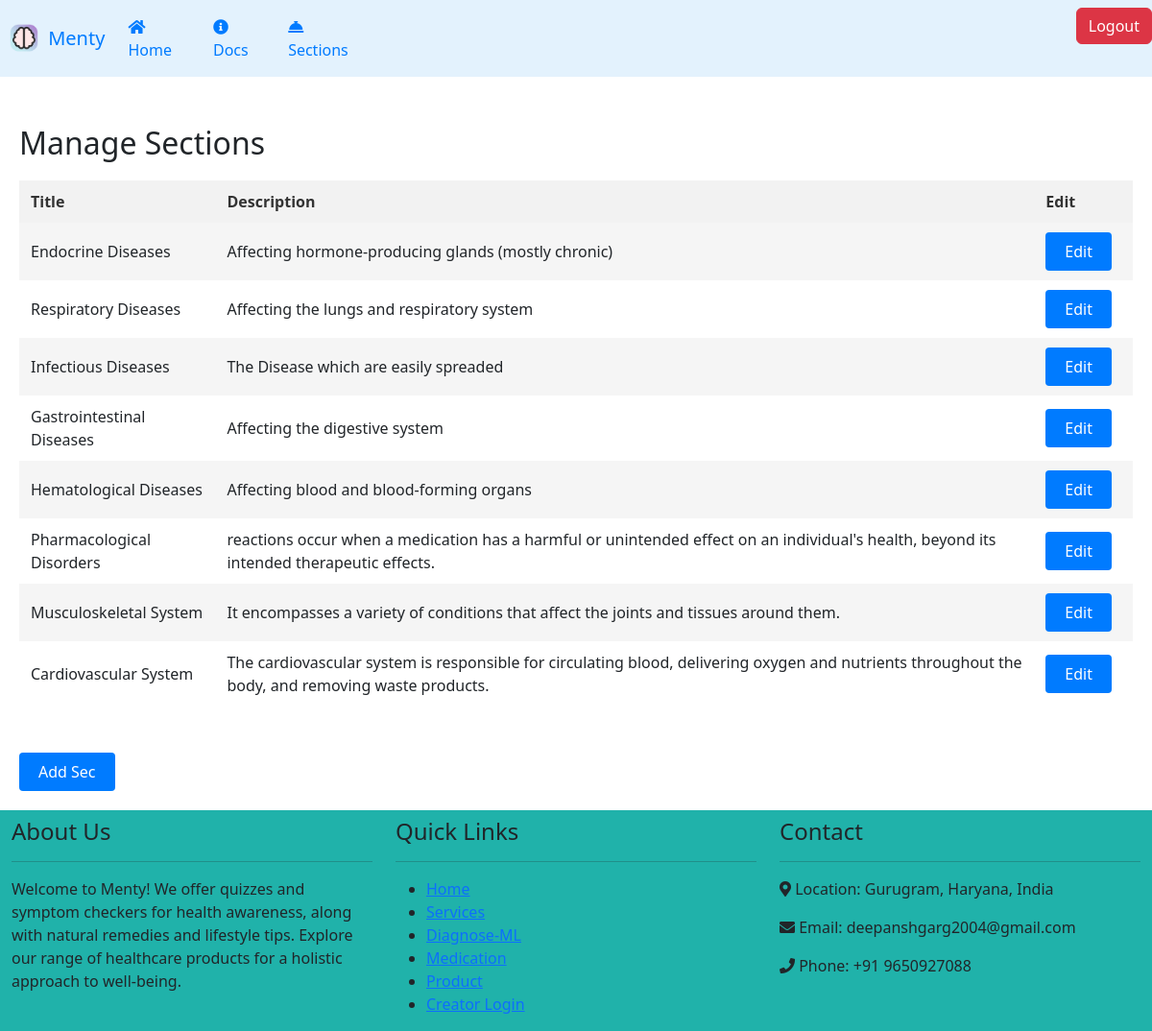
Page /sec on the earlier database version.
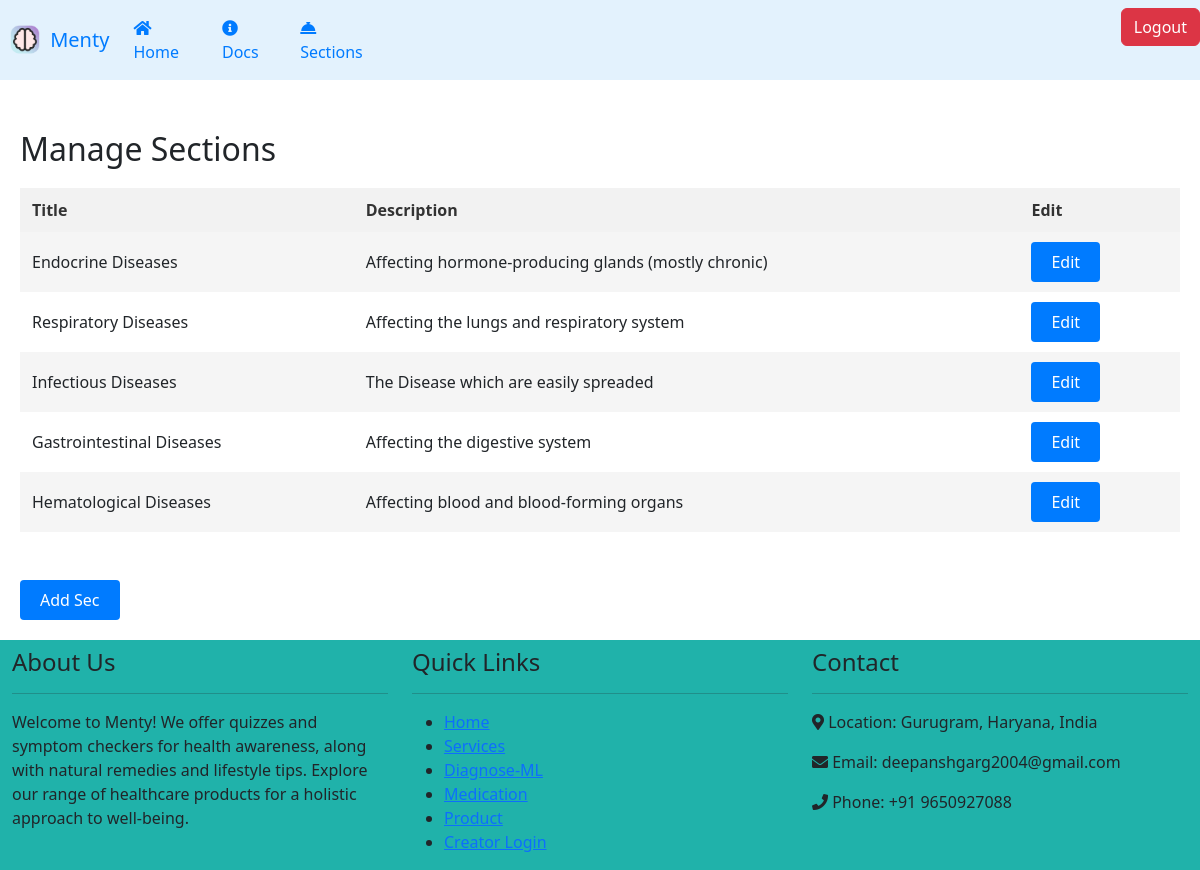
Same page on the later database version.
### app.py (models this page shows)
class Section(db.Model):
	id = db.Column("id", db.Integer, primary_key=True)
	name = db.Column(db.String(100), unique=True, nullable=False)
	date_created = db.Column(db.DateTime, default=datetime.now())
	description = db.Column(db.Text, nullable=True)

### app.py (the view)
@app.route('/sec')
def sec():
    secs = Section.query.all()
    return render_template('sec.html', secs=secs)

### Templates/sec.html (shortened to what this page needs)
{% extends "base.html" %}
{% block head %}
    <link rel="stylesheet" href="https://cdnjs.cloudflare.com/ajax/libs/animate.css/4.1.1/animate.min.css"/>
{% endblock %}
{% block body %}
{% include "navbar1.html" %}
<main>
    <div class="manage-sections">
        <h2>Manage Sections</h2>
        <table>
            <tr>
                <th>Title</th>
                <th>Description</th>
                <th>Edit</th>
            </tr>
            {% for sec in secs %}
                <tr>
                    <td>{{ sec.name }}</td>
                    <td>{{ sec.description }}</td>
                    <td><a href="/edit_sec/{{ sec.id }}" class="button">Edit</a></td>
                </tr>
            {% endfor %}
        </table>
            <br>
            <br>
            <a href="/add_sec" class="button" >Add Sec</a>
    </div>
</main>
{% include "conclusion.html" %}
{% endblock %}

Differences in the rows shown:
removed Section: name "Pharmacological Disorders", description "reactions occur when a medication has a harmful or unintended effect on an individual's health, beyond its intended therapeutic effects."
removed Section: name "Musculoskeletal System", description "It encompasses a variety of conditions that affect the joints and tissues around them."
removed Section: name "Cardiovascular System", description "The cardiovascular system is responsible for circulating blood, delivering oxygen and nutrients throughout the body, and removing waste products."
